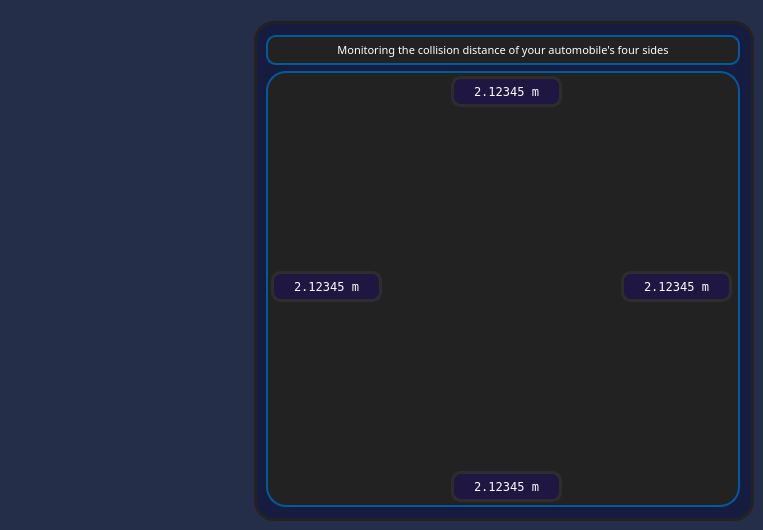
            <widget class="QWidget" name="home_page">
             <property name="styleSheet">
              <string notr="true">background-color: #242E48;</string>
             </property>
             <widget class="QFrame" name="frame">
              <property name="geometry">
               <rect>
                <x>254</x>
                <y>21</y>
                <width>500</width>
                <height>500</height>
               </rect>
              </property>
              <property name="minimumSize">
               <size>
                <width>500</width>
                <height>500</height>
               </size>
              </property>
              <property name="maximumSize">
               <size>
                <width>500</width>
                <height>500</height>
               </size>
              </property>
              <property name="styleSheet">
               <string notr="true">border: 3px solid rgb(34, 34, 34);
border-radius: 20px;
background-color: rgba(0, 0, 50, 100);</string>
              </property>
              <property name="frameShape">
               <enum>QFrame::StyledPanel</enum>
              </property>
              <property name="frameShadow">
               <enum>QFrame::Raised</enum>
              </property>
              <layout class="QVBoxLayout" name="verticalLayout_8">
               <property name="topMargin">
                <number>11</number>
               </property>
               <property name="rightMargin">
                <number>11</number>
               </property>
               <property name="bottomMargin">
                <number>11</number>
               </property>
               <item>
                <widget class="QLabel" name="Name">
                 <property name="maximumSize">
                  <size>
                   <width>16777215</width>
                   <height>30</height>
                  </size>
                 </property>
                 <property name="font">
                  <font>
                   <family>UTM Loko</family>
                   <pointsize>8</pointsize>
                   <weight>50</weight>
                   <italic>false</italic>
                   <bold>false</bold>
                  </font>
                 </property>
                 <property name="styleSheet">
                  <string notr="true">color: rgb(255, 255, 255);
background-color: rgb(34,34,34);
border-radius: 10px;
border: 2px solid rgb(1, 90, 153);
font: 8pt &quot;UTM Loko&quot;;</string>
                 </property>
                 <property name="text">
                  <string>Monitoring the collision distance of your automobile's four sides</string>
                 </property>
                 <property name="alignment">
                  <set>Qt::AlignCenter</set>
                 </property>
                </widget>
               </item>
               <item>
                <widget class="QFrame" name="car">
                 <property name="minimumSize">
                  <size>
                   <width>0</width>
                   <height>0</height>
                  </size>
                 </property>
                 <property name="maximumSize">
                  <size>
                   <width>16777215</width>
                   <height>16777215</height>
                  </size>
                 </property>
                 <property name="styleSheet">
                  <string notr="true">image: url(:/images/resources/images/Car.png);
background-color: rgb(34,34,34);
border-radius: 20px;
border: 2px solid rgb(1, 90, 153);</string>
                 </property>
                 <property name="frameShape">
                  <enum>QFrame::StyledPanel</enum>
                 </property>
                 <property name="frameShadow">
                  <enum>QFrame::Raised</enum>
                 </property>
                 <widget class="QLabel" name="top">
                  <property name="geometry">
                   <rect>
                    <x>185</x>
                    <y>5</y>
                    <width>111</width>
                    <height>31</height>
                   </rect>
                  </property>
                  <property name="font">
                   <font>
                    <family>Terminal</family>
                    <pointsize>9</pointsize>
                    <weight>50</weight>
                    <italic>false</italic>
                    <bold>false</bold>
                   </font>
                  </property>
                  <property name="styleSheet">
                   <string notr="true">image: none;
font: 9pt &quot;Terminal&quot;;
color: rgb(255, 255, 255);
background-color: rgb(31,22,66);
border:3px solid  rgb(45, 45, 45);
border-radius: 10px;</string>
                  </property>
                  <property name="text">
                   <string>2.12345 m</string>
                  </property>
                  <property name="alignment">
                   <set>Qt::AlignCenter</set>
                  </property>
                 </widget>
                 <widget class="QLabel" name="bottom">
                  <property name="geometry">
                   <rect>
                    <x>185</x>
                    <y>400</y>
                    <width>111</width>
                    <height>31</height>
                   </rect>
                  </property>
                  <property name="font">
                   <font>
                    <family>Terminal</family>
                    <pointsize>9</pointsize>
                    <weight>50</weight>
                    <italic>false</italic>
                    <bold>false</bold>
                   </font>
                  </property>
                  <property name="styleSheet">
                   <string notr="true">image: none;
font: 9pt &quot;Terminal&quot;;
color: rgb(255, 255, 255);
background-color: rgb(31,22,66);
border:3px solid  rgb(45, 45, 45);
border-radius: 10px;</string>
                  </property>
                  <property name="text">
                   <string>2.12345 m</string>
                  </property>
                  <property name="alignment">
                   <set>Qt::AlignCenter</set>
                  </property>
                 </widget>
                 <widget class="QLabel" name="left">
                  <property name="geometry">
                   <rect>
                    <x>5</x>
                    <y>200</y>
                    <width>111</width>
                    <height>31</height>
                   </rect>
                  </property>
                  <property name="font">
                   <font>
                    <family>Terminal</family>
                    <pointsize>9</pointsize>
                    <weight>50</weight>
                    <italic>false</italic>
                    <bold>false</bold>
                   </font>
                  </property>
                  <property name="styleSheet">
                   <string notr="true">image: none;
font: 9pt &quot;Terminal&quot;;
color: rgb(255, 255, 255);
background-color: rgb(31,22,66);
border:3px solid  rgb(45, 45, 45);
border-radius: 10px;</string>
                  </property>
                  <property name="text">
                   <string>2.12345 m</string>
                  </property>
                  <property name="alignment">
                   <set>Qt::AlignCenter</set>
                  </property>
                 </widget>
                 <widget class="QLabel" name="right">
                  <property name="geometry">
                   <rect>
                    <x>355</x>
                    <y>200</y>
                    <width>111</width>
                    <height>31</height>
                   </rect>
                  </property>
                  <property name="font">
                   <font>
                    <family>Terminal</family>
                    <pointsize>9</pointsize>
                    <weight>50</weight>
                    <italic>false</italic>
                    <bold>false</bold>
                   </font>
                  </property>
                  <property name="styleSheet">
                   <string notr="true">image: none;
font: 9pt &quot;Terminal&quot;;
color: rgb(255, 255, 255);
background-color: rgb(31,22,66);
border:3px solid  rgb(45, 45, 45);
border-radius: 10px;</string>
                  </property>
                  <property name="text">
                   <string>2.12345 m</string>
                  </property>
                  <property name="alignment">
                   <set>Qt::AlignCenter</set>
                  </property>
                 </widget>
                 <widget class="QLabel" name="signal_top">
                  <property name="geometry">
                   <rect>
                    <x>215</x>
                    <y>40</y>
                    <width>55</width>
                    <height>61</height>
                   </rect>
                  </property>
                  <property name="styleSheet">
                   <string notr="true">image: url(:/images/resources/images/Signal_top.png);
border-radius: 0px;
border:0px solid  rgb(45, 45, 45);</string>
                  </property>
                  <property name="text">
                   <string/>
                  </property>
                 </widget>
                 <widget class="QLabel" name="signal_left">
                  <property name="geometry">
                   <rect>
                    <x>120</x>
                    <y>180</y>
                    <width>55</width>
                    <height>61</height>
                   </rect>
                  </property>
                  <property name="styleSheet">
                   <string notr="true">image: url(:/images/resources/images/Signal_left.png);
border-radius: 0px;
border:0px solid  rgb(45, 45, 45);</string>
                  </property>
                  <property name="text">
                   <string/>
                  </property>
                 </widget>
                 <widget class="QLabel" name="signal_right">
                  <property name="geometry">
                   <rect>
                    <x>300</x>
                    <y>180</y>
                    <width>55</width>
                    <height>61</height>
                   </rect>
                  </property>
                  <property name="styleSheet">
                   <string notr="true">border-radius: 0px;
image: url(:/images/resources/images/Signal_right.png);
border:0px solid  rgb(45, 45, 45);</string>
                  </property>
                  <property name="text">
                   <string/>
                  </property>
                 </widget>
                 <widget class="QLabel" name="signal_bottom">
                  <property name="geometry">
                   <rect>
                    <x>210</x>
                    <y>330</y>
                    <width>55</width>
                    <height>61</height>
                   </rect>
                  </property>
                  <property name="styleSheet">
                   <string notr="true">image: url(:/images/resources/images/Signal_bottom.png);
border-radius: 0px;
border:0px solid  rgb(45, 45, 45);</string>
                  </property>
                  <property name="text">
                   <string/>
                  </property>
                 </widget>
                </widget>
               </item>
              </layout>
             </widget>
            </widget>
